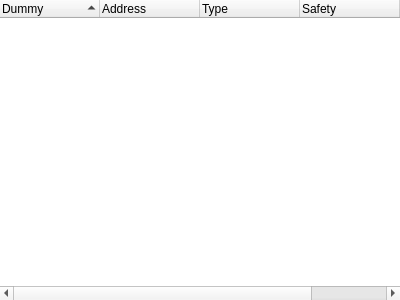
<?xml version="1.0" encoding="UTF-8"?>
<ui version="4.0">
 <class>ImportsWidget</class>
 <widget class="QDockWidget" name="ImportsWidget">
  <property name="geometry">
   <rect>
    <x>0</x>
    <y>0</y>
    <width>400</width>
    <height>300</height>
   </rect>
  </property>
  <property name="windowTitle">
   <string notr="true">Imports</string>
  </property>
  <widget class="QWidget" name="dockWidgetContents">
   <layout class="QVBoxLayout" name="verticalLayout">
    <property name="leftMargin">
     <number>0</number>
    </property>
    <property name="topMargin">
     <number>0</number>
    </property>
    <property name="rightMargin">
     <number>0</number>
    </property>
    <property name="bottomMargin">
     <number>0</number>
    </property>
    <item>
     <widget class="QTreeWidget" name="importsTreeWidget">
      <property name="frameShape">
       <enum>QFrame::NoFrame</enum>
      </property>
      <property name="lineWidth">
       <number>0</number>
      </property>
      <property name="sortingEnabled">
       <bool>true</bool>
      </property>
      <column>
       <property name="text">
        <string>Dummy</string>
       </property>
      </column>
      <column>
       <property name="text">
        <string>Address</string>
       </property>
      </column>
      <column>
       <property name="text">
        <string>Type</string>
       </property>
      </column>
      <column>
       <property name="text">
        <string>Safety</string>
       </property>
      </column>
      <column>
       <property name="text">
        <string>Name</string>
       </property>
      </column>
     </widget>
    </item>
   </layout>
  </widget>
 </widget>
 <resources/>
 <connections/>
</ui>
